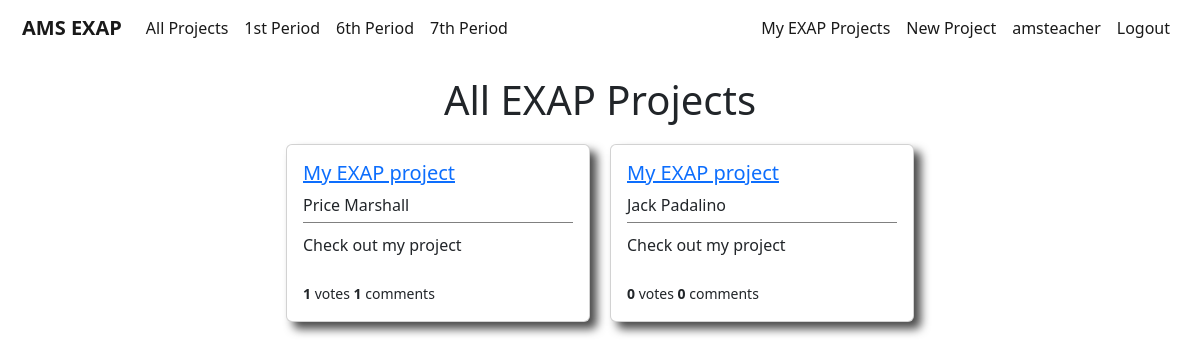
Before: /users/projects/ (signed in) with the older database file.
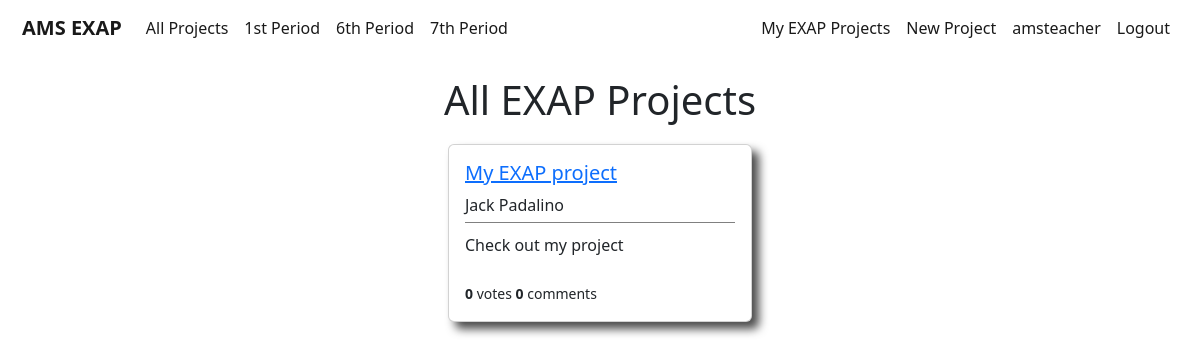
After: the same page with the newer database file.
### users/models.py (models this page shows, shortened)
class Project(models.Model):
    student = models.ForeignKey(User,on_delete=models.CASCADE)
    period = models.IntegerField(choices=periods,default=1)
    liked = models.ManyToManyField(User,default=None,blank=True,related_name='likes')
    title = models.CharField(max_length=50,default='My EXAP project')
    blurb = models.CharField(max_length=100,default='Check out my project')
    description = models.TextField(default="I haven't written my project description yet, but trust me it will be awesome!")
    video = models.CharField(max_length=1000,blank=True)

### users/views.py (the view)
# urls.py: path('projects/',AllProjectListView.as_view(),name='users-studentprojects'),
class AllProjectListView(ListView):
    model = Project
    template_name = 'users/allstudentprojects.html'
    context_object_name = 'projects'

### users/templates/users/allstudentprojects.html
{% extends 'main/base.html' %}
{% block content %}
<div class='page-title'>
    <h1>All EXAP Projects</h1>
</div>
{% if user.is_authenticated %}
    <div class='container'>
        {% for project in projects %}
            <div class="card project-card" style="width: 19rem;">
                <div class="card-body project-card-body">
                    <h5><a class="article-title" href="{% url 'project-details' project.pk %}">{{ project.title }}</a></h5>
                    <h8 class="card-title project-card-student">{{ project.student.first_name }} {{ project.student.last_name }}</h8>
                    <div class='project-card-blurb'>
                        <p class="card-text project-card-text">{{ project.blurb }}</p>
                    </div>
                    <br>
                    <small><b>{{ project.liked.all.count }}</b> votes <b>{{ project.comments.all.count }}</b> comments</small>
                </div>
            </div>
        {% endfor %}
    </div>
{% endif %}
{% endblock content %}

### main/templates/main/base.html (shortened to what this page needs)
{% load static %}
<!doctype html>
<html lang="en">
<head>
    <link href="https://cdn.jsdelivr.net/npm/bootstrap@5.2.0-beta1/dist/css/bootstrap.min.css" rel="stylesheet"
>
    <link rel="stylesheet" type="text/css" href="{% static 'main/main.css' %}">
</head>
<body>
    <nav class="navbar navbar-expand-md navbar-light">
        <div class="container-fluid">
            <a class="navbar-brand" href="{% url 'main-home' %}"><b>AMS EXAP</b></a>
            <div class="collapse navbar-collapse" id="navbarSupportedContent">
                <ul class="navbar-nav me-auto mb-2 mb-lg-0">
                    {% if user.is_authenticated %}
                    <li class="nav-item">
                        <a class="nav-link active" href="{% url 'users-studentprojects' %}">All Projects</a>
                    </li>
                    <li class="nav-item">
                        <a class="nav-link active" href="{% url 'users-firstperiodprojects' %}">1st Period</a>
                    </li>
                    <li class="nav-item">
                        <a class="nav-link active" href="{% url 'users-sixthperiodprojects' %}">6th Period</a>
                    </li>
                    <li class="nav-item">
                        <a class="nav-link active" href="{% url 'users-seventhperiodprojects' %}">7th Period</a>
                    </li>
                    {% endif %}
                </ul>
            </div>
            <div class='navbar-nav'>
                {% if user.is_authenticated %}
                <a class="nav-link active" aria-current="page" href="{% url 'users-myprojects' user.id %}">My EXAP
                    Projects</a>
                <a class="nav-link active" aria-current="page" href="{% url 'create-project' %}">New Project</a>
                <a class="nav-link active" aria-current="page" href="{% url 'users-profile' %}">{{ user.username }}</a>
                <a class="nav-link active" aria-current="page" href="{% url 'users-logout' %}">Logout</a>
                {% else %}
                <a class="nav-link active" aria-current="page" href="{% url 'users-login' %}">Login</a>
                <a class="nav-link active" aria-current="page" href="{% url 'users-register' %}">Register</a>
                {% endif %}
            </div>
        </div>
    </nav>
    <main role="main" class='page-content'>
        {% block content %}
        {% endblock %}
    </main>
    <br><br><br><br>
</body>
</html>

### main/static/main/main.css (style rules this page uses)
body { background-color:white; }
.navbar { background-color:white; padding-left:10px; padding-right:10px; margin-bottom:20px; }
.page-content { margin-left:20px; margin-right:20px; }
.page-title { margin-bottom:20px; text-align:center; }
.project-card { box-shadow: 7px 7px 10px rgb(75, 75, 75); }
.project-card-blurb { margin-top:5px; padding-top:10px; border-top: 1px solid grey; }
.container { display:flex; flex-wrap:wrap; justify-content:center; row-gap:20px; column-gap:20px; }

Changed rows visible on the page:
removed Project: title "My EXAP project", student.first_name "Price", student.last_name "Marshall", blurb "Check out my project", liked.all.count "1", comments.all.count "1"
